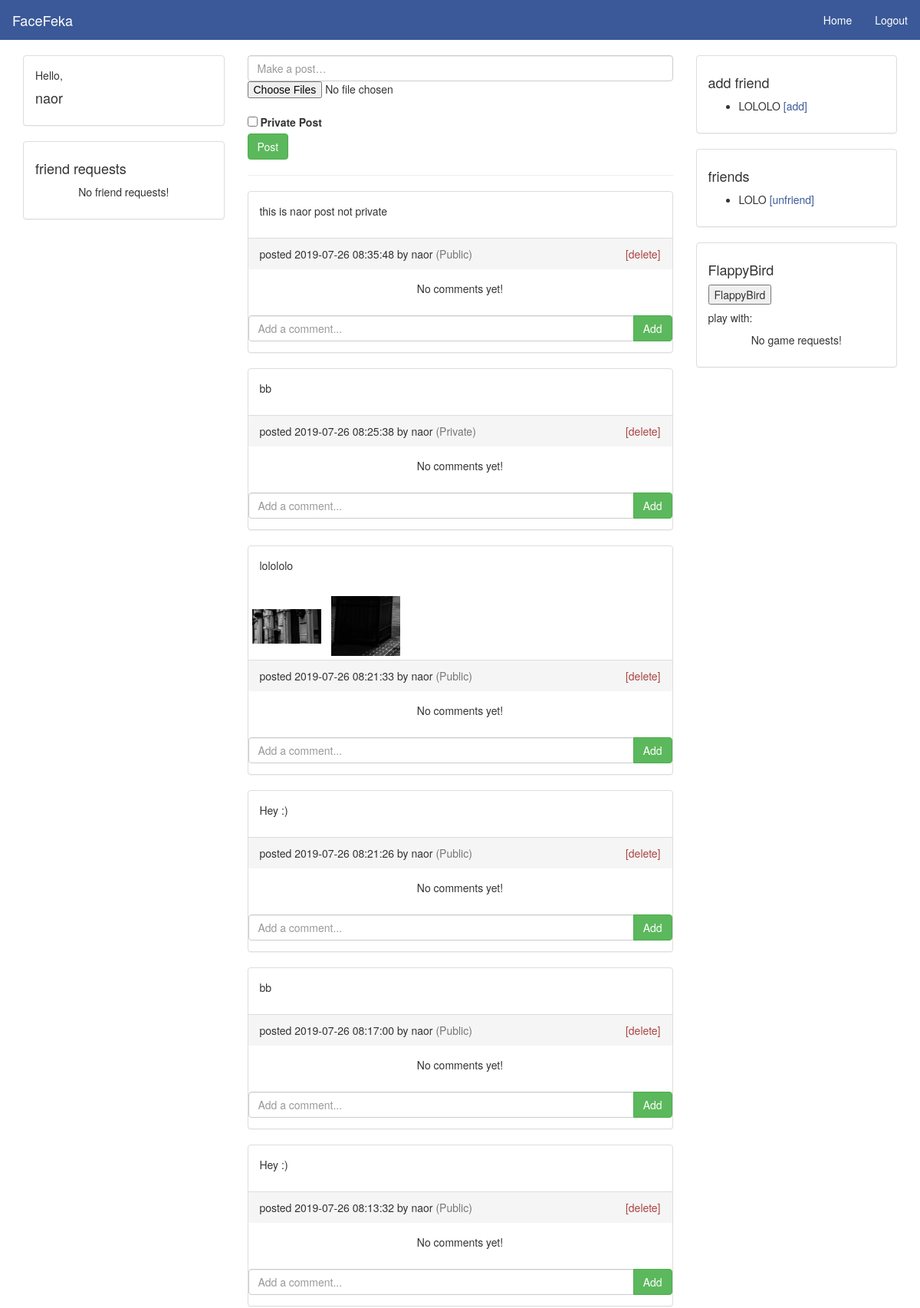
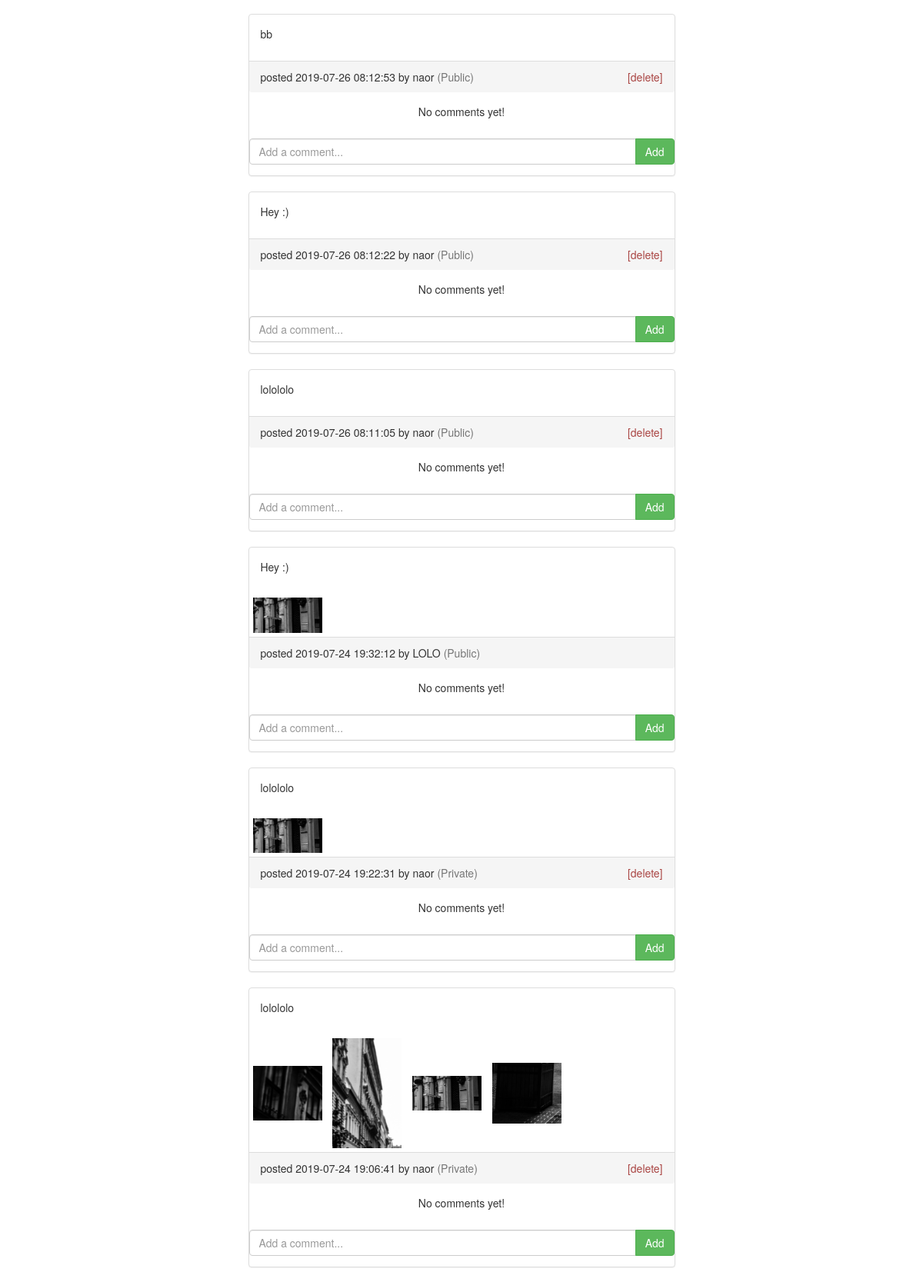
/dashboard.php (signed in, upper part), run on the app's committed database (2 pictures, top to bottom).
### tables this page shows
CREATE TABLE IF NOT EXISTS `posts` (
  `id` int(11) NOT NULL AUTO_INCREMENT,
  `text` text NOT NULL,
  `user_id` int(11) NOT NULL,
  `date` datetime NOT NULL DEFAULT CURRENT_TIMESTAMP,
  `isPrivate` tinyint(1) NOT NULL DEFAULT '0',
  PRIMARY KEY (`id`)
);

CREATE TABLE IF NOT EXISTS `users` (
  `id` int(11) NOT NULL AUTO_INCREMENT,
  `username` varchar(30) NOT NULL,
  `password` varchar(200) NOT NULL,
  PRIMARY KEY (`id`)
);

CREATE TABLE IF NOT EXISTS `images` (
  `id` int(11) NOT NULL AUTO_INCREMENT,
  `file_name` varchar(255) NOT NULL,
  `post_id` int(11) NOT NULL,
  `upload_time` timestamp NOT NULL DEFAULT CURRENT_TIMESTAMP,
  PRIMARY KEY (`id`)
);

### dashboard.php (the view, shortened to what this page needs)
<?php include "templates/header.php" ?>
<?php require_once "php/functions.php" ?>
<main class="container">
    <div class="row">
        <div class="col-md-3">
            <div class="panel panel-default">
                <div class="panel-body">
                    <p>Hello,</p>
                    <h4><?php echo $_SESSION['user_username'] ?></h4>
                </div>
            </div>
            <div class="panel panel-default">
                <div class="panel-body">
                <h4>friend requests</h4>
                <?php
                    $sql = "SELECT * FROM friend_requests WHERE friend_id = {$_SESSION['user_id']}";
                    $result = $conn->query($sql);
                    if ($result->num_rows > 0) {
                        ?><ul><?php
                        while($f_request = $result->fetch_assoc()) {
                            ?><li><?php
                            $u_sql = "SELECT * FROM users WHERE id = {$f_request['user_id']} LIMIT 1";
                            $u_result = $conn->query($u_sql);
                            $fr_user = $u_result->fetch_assoc();
                            ?><a href="profile.php?username=<?php echo $fr_user['username']; ?>">
                                <?php echo $fr_user['username']; ?>
                            </a>
                            <a class="text-success" href="php/accept_request.php?uid=<?php echo $fr_user['id']; ?>">
                                [accept]
                            </a>
                            <a class="text-danger" href="php/remove_request.php?uid=<?php echo $fr_user['id']; ?>">
                                [decline]
                            </a>
                            </li><?php
                        }
                        ?></ul><?php
                    } else {
                        ?><p class="text-center">No friend requests!</p><?php
                    }
                ?>
                </div>
            </div>
        </div>
        <div class="col-md-6">
            <form method="post" action="php/create_post.php" id="add_post" enctype="multipart/form-data">
                <div >
                    <input class="form-control" type="text" name="content" placeholder="Make a post…">
                </div>
                <div>
                    <input type="file" id="uploadFile" name="uploadFile[]" multiple/>
                    <div id="image_preview"></div>
                </div>
                <div class="form-check">
                    <input type="checkbox" class="form-check-input" id="privateChec" name="privatePost" value="true">
                    <label class="form-check-label" for="privateChec">Private Post</label>
                </div>
                <div>
                    <button class="btn btn-success" type="submit" name="post">Post</button>
                </div>
            </form>
            <hr>
            <div>
                <?php
                $sql = "SELECT posts.id as post_id, posts.user_id as user_id, posts.*, users.* FROM posts LEFT JOIN users ON posts.user_id = users.id WHERE posts.user_id = {$_SESSION['user_id']} OR (posts.user_id != {$_SESSION['user_id']} AND posts.isPrivate = 0) ORDER BY date DESC";
                $result = $conn->query($sql);
                if ($result->num_rows > 0) {
                    while ($post = $result->fetch_assoc()) {
                        ?>
                        <div class="panel panel-default">
                            <div class="panel-body">
                                <p><?php echo $post['text']; ?></p>
                            </div>
                            <?php
                            $query = $conn->query("SELECT * FROM images WHERE post_id={$post['post_id']}");
                            if($query->num_rows > 0){
                                ?>
                                <div id="post_image_preview">
                                    <?php
                                        while($row = $query->fetch_assoc()){
                                            $imageURL = 'uploads/'.$row["file_name"];
                                    ?>
                                        <img src="<?php echo $imageURL; ?>" alt="" />
                                    <?php } ?>
                                </div>
                            <?php } ?>
                            <div class="panel-footer">
                                <span>posted <?php echo $post['date']; ?> by <?php echo $post['username']; ?></span>
                                <span class="text-muted">
                                    <?php
                                        if ($post['isPrivate'] == 1)
                                            echo '(Private)';
                                        else
                                            echo '(Public)';
                                    ?>
                                </span>
                                <?php if ($post['user_id'] == $_SESSION['user_id']) {?>
                                    <span class="pull-right"><a class="text-danger" href="php/delete_post.php?id=<?php echo $post['post_id']; ?>">[delete]</a></span>
                                <?php } ?>
                            </div>
                            <div class="panel-body">
                                <?php
                                    $commentSql = "SELECT post_comments.id as comment_id, post_comments.user_id as user_id, post_comments.*, users.* FROM post_comments LEFT JOIN users ON post_comments.user_id = users.id WHERE post_comments.post_id = {$post['post_id']} ORDER BY post_comments.id ASC";
                                    $commentsResult = $conn->query($commentSql);
                                    if ($commentsResult->num_rows > 0){
                                        while ($comment = $commentsResult->fetch_assoc()){
                                        ?>
                                            <li>
                                                <span><?php echo $comment['comment']; ?> (commented by <?php echo $comment['username']; ?>)</span>
                                                <?php if ($comment['user_id'] == $_SESSION['user_id']) {?>
                                                    <span class="pull-rght"> <a class="text-danger" href="php/delete_comment.php?id=<?php echo $comment['comment_id']; ?>">[delete]</a></span>
                                                <?php } ?>
                                            </li>
                                        <?php
                                        }
                                    }
                                    else{
                                        ?>
                                            <p class="text-center">No comments yet!</p>
                                        <?php
                                    }
                                ?>
                            </div>
                            <div class="pannel-footer">
                                <form method="post" action="php/create_comment.php">
                                    <div class="input-group">
                                        <input class="form-control" type="text" name="comment" placeholder="Add a comment..." required>
                                        <span class="input-group-btn">
                                            <button class="btn btn-success" type="submit" name="post">Add</button>
                                        </span>
                                    </div>
                                </form>
                            </div>
                        </div>
                    <?php
                    }
                } else {
                    ?>
                    <p class="text-center">No posts yet!</p>
                <?php
                }
                ?>
            </div>
        </div>
        <div class="col-md-3">
            <div class="panel panel-default">
                <div class="panel-body">
                    <h4>add friend</h4>
                    <?php
                        $sql = "SELECT id, username, (SELECT COUNT(*) FROM user_friends WHERE user_friends.user_id = users.id AND user_friends.friend_id = {$_SESSION['user_id']}) AS is_friend FROM users WHERE id != {$_SESSION['user_id']} HAVING is_friend = 0";
                        $result = $conn->query($sql);
                        if ($result->num_rows > 0) {
                            ?><ul><?php
                            while($fc_user = $result->fetch_assoc()) {
                                ?><li>
                                    <?php echo $fc_user['username']; ?>
                                    <a href="php/add_friend.php?uid=<?php echo $fc_user['id']; ?>">[add]</a>
                                </li><?php
                            }
                            ?></ul><?php
                        } else {
                            ?><p class="text-center">No users to add!</p><?php
                        }
                    ?>
                </div>
            </div>
            <div class="panel panel-default">
                <div class="panel-body">
                   <h4>friends</h4>
                    <?php
                        $sql = "SELECT id, username, (SELECT COUNT(*) FROM user_friends WHERE user_friends.user_id = users.id AND user_friends.friend_id = {$_SESSION['user_id']}) AS is_friend FROM users WHERE id != {$_SESSION['user_id']} HAVING is_friend > 0 ";
                        $result = $conn->query($sql);
                        if ($result->num_rows > 0) {
                            ?><ul><?php
                            while($fc_user = $result->fetch_assoc()) {
                                ?><li>
                                    <?php echo $fc_user['username']; ?>
                                    <a href="php/unfriend.php?uid=<?php echo $fc_user['id']; ?>">[unfriend]</a>
                                </li><?php
                            }
                            ?></ul><?php
                        } else {
                            ?><p class="text-center">No friends yet!</p><?php
                        }
                    ?>
                </div>
            </div>
              <div class="panel panel-default">
                <div class="panel-body">
                <h4>FlappyBird</h4>
                <button onclick="FlappyBird()">FlappyBird</button>
                <h5>play with:</h5>
                  <?php
                        $sql = "SELECT game_requests.id as request_id, users.username as from_user, game_requests.url as url FROM game_requests LEFT JOIN users ON game_requests.from_user = users.id WHERE game_requests.to_user = {$_SESSION['user_id']}";
                        $result = $conn->query($sql);
                        if ($result->num_rows > 0) {
                            ?><ul><?php
                            while($game_req = $result->fetch_assoc()) {
                                ?><li>
                                  Game with: <a onclick="open_in_new_tab_and_reload('<?php echo $game_req['url']; ?>',<?php echo $game_req['request_id']; ?>)"> <?php echo $game_req['from_user']; ?></a>
                                </li>
                                <?php
                            }
                            ?></ul><?php
                        } else {
                            ?><p class="text-center">No game requests!</p><?php
                        }
                    ?>
        </div>
    </div>
</main>
<?php include "templates/footer.php" ?>

### templates/header.php (shortened to what this page needs)
<html>
<head>
    <link rel="stylesheet" type="text/css" href="css/bootstrap.min.css">
    <link rel="stylesheet" type="text/css" href="css/style.css">
</head>
<body>
    <nav class="navbar navbar-default">
        <div class="container-fluid">
            <div class="navbar-header">
                <a class="navbar-brand" href="index.php">FaceFeka</a>
            </div>
            <ul class="nav navbar-nav navbar-right">
                <li><a href="dashboard.php">Home</a></li>
                <li><a href="php/logout.php">Logout</a></li>
            </ul>
        </div>
    </nav>

### templates/footer.php (shortened to what this page needs)
</body>
</html>

### css/style.css (style rules this page uses)
a { color: #3b5998; }
.navbar { -webkit-border-radius: 0; -moz-border-radius: 0; border-radius: 0; }
.navbar-default { background-color: #3b5998; border-color: #3b5998; }
.navbar-default .navbar-brand { color: #fff; }
.navbar-default .navbar-nav>li>a { color: #fff; }

### dashboard.php (style rules this page uses)
input[type=file] { display: inline; }
#image_preview { padding: 10px; }
#post_image_preview img { width: 100px; padding: 5px; }

### data on the page
posts: text "this is naor post not private", date "2019-07-26 08:35:48", user.username "naor", isPrivate "(Public)"
posts: text "bb", date "2019-07-26 08:25:38", user.username "naor", isPrivate "(Private)"
posts: text "lolololo", date "2019-07-26 08:21:33", user.username "naor", isPrivate "(Public)"
images: file_name (picture)
images: file_name (picture)
posts: text "Hey :)", date "2019-07-26 08:21:26", user.username "naor", isPrivate "(Public)"
posts: text "bb", date "2019-07-26 08:17:00", user.username "naor", isPrivate "(Public)"
posts: text "Hey :)", date "2019-07-26 08:13:32", user.username "naor", isPrivate "(Public)"
posts: text "bb", date "2019-07-26 08:12:53", user.username "naor", isPrivate "(Public)"
posts: text "Hey :)", date "2019-07-26 08:12:22", user.username "naor", isPrivate "(Public)"
posts: text "lolololo", date "2019-07-26 08:11:05", user.username "naor", isPrivate "(Public)"
posts: text "Hey :)", date "2019-07-24 19:32:12", user.username "LOLO", isPrivate "(Public)"
images: file_name (picture)
posts: text "lolololo", date "2019-07-24 19:22:31", user.username "naor", isPrivate "(Private)"
images: file_name (picture)
posts: text "lolololo", date "2019-07-24 19:06:41", user.username "naor", isPrivate "(Private)"
images: file_name (picture)
images: file_name (picture)
images: file_name (picture)
images: file_name (picture)
users: username "LOLOLO"
users: username "LOLO"

### other printed values
$_SESSION['user_username'] "naor"
